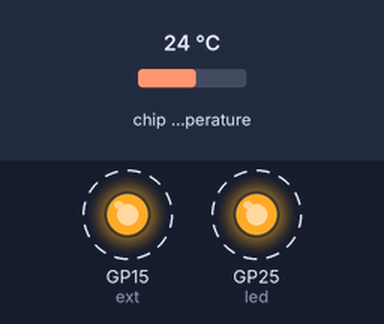
Recording of a program running on a simulated Raspberry Pi Pico running MicroPython. Parts: output pins drawn as LEDs (lit = HIGH). Dashed ring = blinking. The test bench sets the inputs (shaded band); at power-on: chip temperature 24 °C. What the program prints to the serial console is not drawn.

Above: at 0.5 s.
Timing chart, 0 to 4.6 s (numbered marks = the images above):
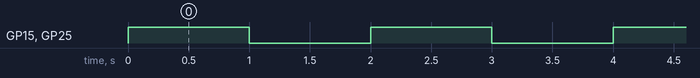

The program:

pico_blink.py
```python
# ---------------------------------------------------------------------------
# Program of Examples.Pico.Blink (Raspberry Pi Pico board, supplied by USB).
#
# What it does: it blinks the on-board LED and an external LED on GP15
# (physical pin 20) at 0.5 Hz, and prints the supply voltage VSYS, read on
# ADC(3) through the VSYS/3 divider of the board, and the temperature of the
# RP2040, read on ADC(4) - the formulas of the RP2040 datasheet.
# ---------------------------------------------------------------------------
from machine import Pin, ADC
import time

led = Pin("LED", Pin.OUT)
ext = Pin(15, Pin.OUT)
vsys = ADC(3)                 # GPIO29: VSYS/3
sensor = ADC(ADC.CORE_TEMP)   # ADC(4): temperature sensor

while True:
    v = vsys.read_u16() * 3.3 / 65535 * 3
    t = 27 - (sensor.read_u16() * 3.3 / 65535 - 0.706) / 0.001721
    print("VSYS = %.2f V, temperature = %.1f C" % (v, t))
    led.on()
    ext.on()
    time.sleep(1)
    led.off()
    ext.off()
    time.sleep(1)
```

Measured:
- by itself, GP15 (ext), GP25 (led): alternates HIGH for 1.0 s and LOW for 1.0 s
